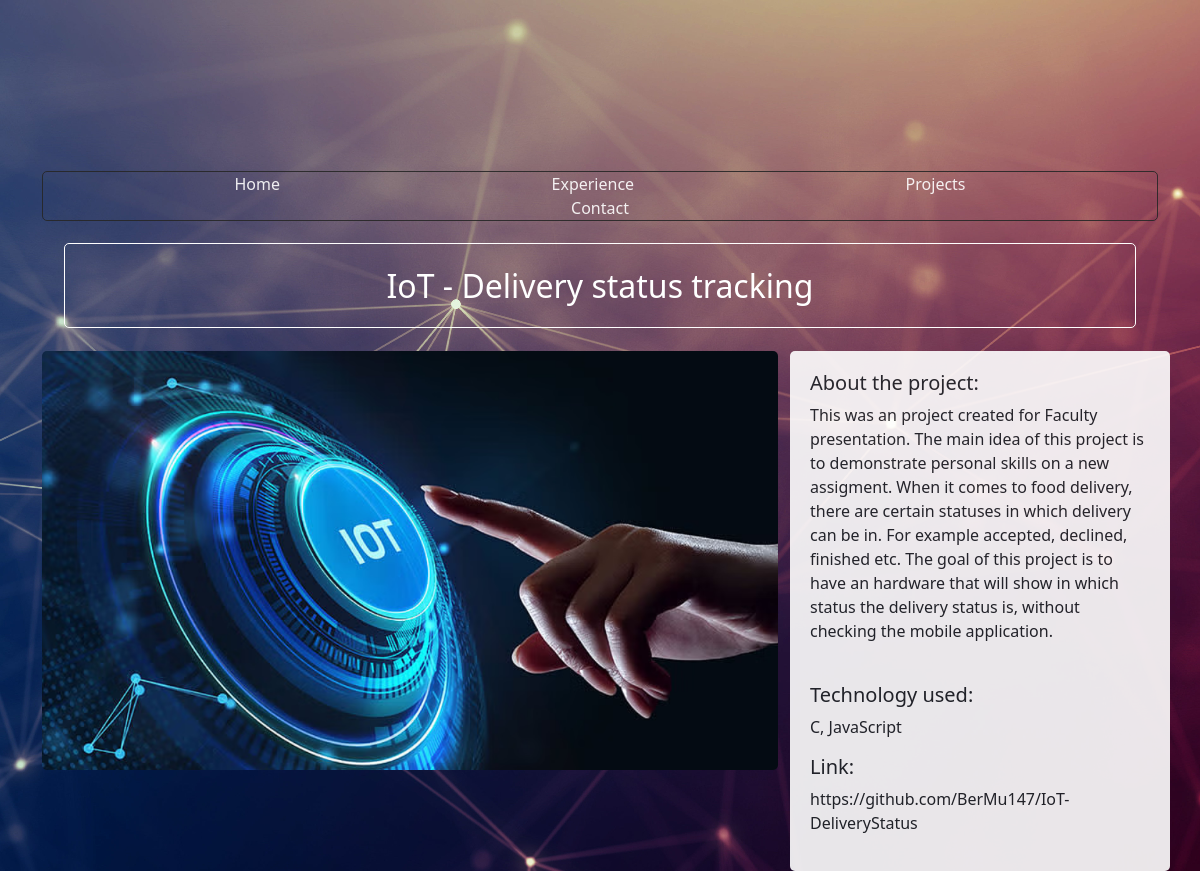
/projects/3/, run on the app's committed database.
### projects/models.py (models this page shows)
class Project(models.Model):
    title = models.CharField(max_length=100)
    description = models.TextField()
    technology = models.CharField(max_length=20)
    link = models.URLField(blank=True)
    image = models.FileField(upload_to="project_images/", blank=True)

### projects/views.py (the view)
# urls.py: path("<int:pk>/", views.project_detail, name="project_detail"),
def project_detail(request, pk):
    project = Project.objects.get(pk=pk)
    context = {
        "project": project
    }
    return render(request, "projects/project_detail.html", context)

### projects/templates/projects/project_detail.html
{% extends "base.html" %}
{% block page_content %}
<h2 class="project-title">{{ project.title }}</h2>
<div class="row">
    <div class="col-md-8">
        {% if project.image %}
            <img src="{{ project.image.url }}" width="100%">
        {% endif %}
    </div>
    <div class="col-md-4 project-details">
        <h5>About the project:</h5>
        <p>{{ project.description }}</p>
        <br>
        <h5>Technology used:</h5>
        <p>{{ project.technology }}</p>
        <h5>Link:</h5>
        <p>{{ project.link }}</p>
    </div>
</div>
{% endblock page_content %}

### assets/style.css (style rules this page uses)
body { margin-top: 15px; background-image: url("background2.jpg"); }
* { border-radius: 5px; }
.project-details { padding: 20px; background-color: #ffffff; opacity: 0.9; }
.project-title { text-align: center; color: #ffffff; margin: 2%; padding: 2%; border: 1px solid #ffffff; }

### data on the page
Project: title "IoT - Delivery status tracking", image (picture), description "This was an project created for Faculty presentation. The main idea of this project is to demonstrate personal skills on a new assigment. When it comes to food delivery, there are certain statuses in which delivery can be in. For example accepted, declined, finished etc. The goal of this project is to have an hardware that will show in which status the delivery status is, without checking the mobile application.", technology "C, JavaScript", link "https://github.com/BerMu147/IoT-DeliveryStatus"
